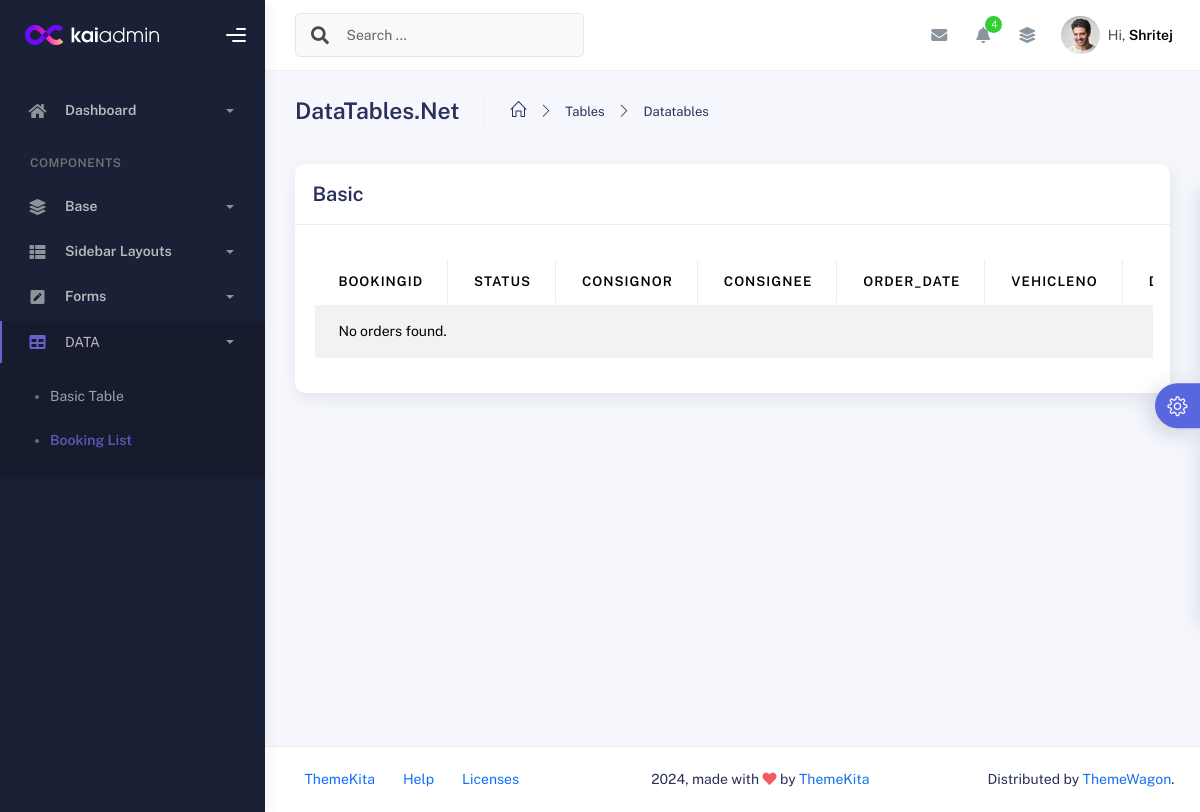
The page /tables/datatables.php on the database as committed earlier.
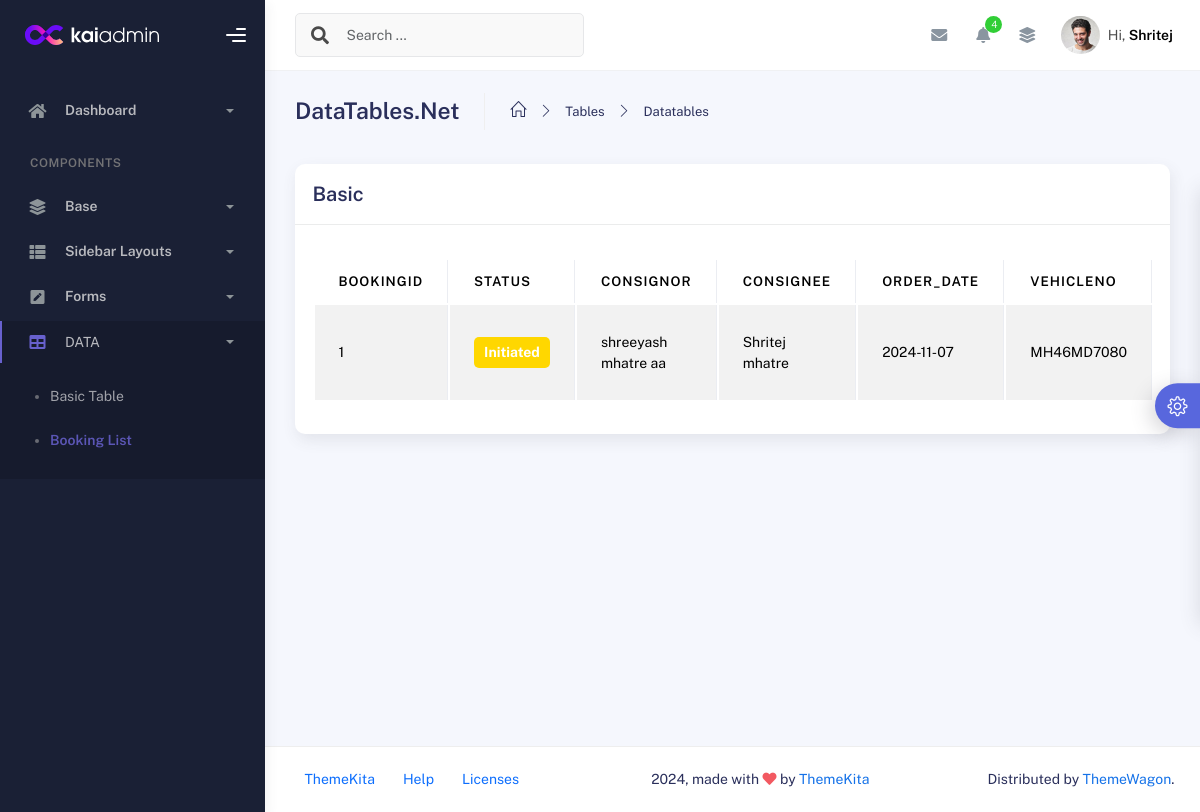
The same page on the database as committed later.
### tables this page shows
CREATE TABLE `orders` (
  `id` int(11) NOT NULL,
  `Status` varchar(255) NOT NULL,
  `order_name` varchar(255) NOT NULL,
  `customer_name` varchar(255) NOT NULL,
  `order_date` date NOT NULL,
  `fromLocation` varchar(255) NOT NULL,
  `toLocation` varchar(255) NOT NULL,
  `transportMode` varchar(255) NOT NULL,
  `paidBy` varchar(255) NOT NULL,
  `taxPaidBy` varchar(255) NOT NULL,
  `pickupAddress` varchar(255) NOT NULL,
  `deliveryAddress` varchar(255) NOT NULL,
  `vehicletype` varchar(255) NOT NULL,
  `Vehiclecapacity` varchar(255) NOT NULL,
  `Vehicleno` int(255) NOT NULL,
  `DriverName` varchar(255) NOT NULL
);

CREATE TABLE `parties` (
  `id` int(11) NOT NULL,
  `name` varchar(255) NOT NULL,
  `gst` varchar(255) NOT NULL,
  `uh` varchar(255) NOT NULL,
  `contact` varchar(255) NOT NULL,
  `address` text NOT NULL,
  `email` varchar(255) NOT NULL,
  `phone` varchar(20) DEFAULT NULL,
  `created_at` timestamp NOT NULL DEFAULT current_timestamp()
);

CREATE TABLE `vehicles` (
  `id` int(11) NOT NULL,
  `vehicle_type` varchar(50) NOT NULL,
  `vehicle_no` varchar(20) NOT NULL,
  `capacity` int(11) NOT NULL
);

### tables/datatables.php (the view, shortened to what the changed rows need)
<?php
$servername = "localhost";
$username = "root";
$password = "";
$dbname = "transportdb";
try {
    $conn = new PDO("mysql:host=$servername;dbname=$dbname", $username, $password);
    $conn->setAttribute(PDO::ATTR_ERRMODE, PDO::ERRMODE_EXCEPTION);
    $query = "SELECT a.id,        a.Status,        p1.name AS order_name,        p2.name as customer_name,        a.order_date,       v.vehicle_no as Vehicleno,        a.DriverName FROM `orders` a JOIN parties p1 ON a.order_name = p1.id JOIN parties p2 ON a.customer_name = p2.id join vehicles
 v on v.id=a.vehicletype";
    $stmt = $conn->prepare($query);
    $stmt->execute();
    $orders = $stmt->fetchAll(PDO::FETCH_ASSOC);
} catch (PDOException $e) {
    echo "Connection failed: " . $e->getMessage();
}
?>
<!DOCTYPE html>
<html lang="en">
  <head>
    <link rel="stylesheet" href="../assets/css/bootstrap.min.css" />
    <link rel="stylesheet" href="../assets/css/plugins.min.css" />
    <link rel="stylesheet" href="../assets/css/kaiadmin.min.css" />
    <link rel="stylesheet" href="../assets/css/demo.css" />
  </head>
  <body>
    <div class="wrapper">
      <div class="main-panel">
        <div class="container">
          <div class="page-inner">
            <div class="row">
              <div class="col-md-12">
                <div class="card">
                  <div class="card-body">
                    <div class="table-responsive">
                      <table
                        id="basic-datatables"
                        class="table table-striped table-bordered table-hover"
                      >
                        <thead>
                          <tr>
                          <th>BookingID</th>
                            <th>Status</th>
                            <th>Consignor</th>
                            <th>Consignee</th>
                            <th>order_date</th>
                            <th>Vehicleno</th>
                            <th>DriverName</th>
                          </tr>
                        </thead>
                        <tbody>
                          <?php if (!empty($orders)): ?>
                <?php foreach ($orders as $order): ?>
                    <tr>
                        <td><?php echo htmlspecialchars($order['id']); ?></td>
                        <td><span style="
        display: inline-block;
        padding: 5px 10px;
        font-weight: bold;
        color: white;
        border-radius: 5px;
        background-color: <?php
            if ($order['Status'] === 'Initiated') {
                echo '#FFD700';
            } elseif ($order['Status'] === 'Bill Pending') {
                echo '#FF4500';
            } elseif ($order['Status'] === 'Paid') {
                echo '#32CD32';
            } else {
                echo '#808080';
            }
        ?>;">
        <?php echo htmlspecialchars($order['Status']); ?>
                    </span></td>
                    <td><?php echo htmlspecialchars($order['order_name']); ?></td>
                    <td><?php echo htmlspecialchars($order['customer_name']); ?></td>
                    <td><?php echo htmlspecialchars($order['order_date']); ?></td>
                    <td><?php echo htmlspecialchars($order['Vehicleno']); ?></td>
                    </tr>
                <?php endforeach; ?>
            <?php else: ?>
                <tr>
                    <td colspan="8">No orders found.</td>
                </tr>
            <?php endif; ?>
        </tbody>
                      </table>
                    </div>
                  </div>
                </div>
              </div>
            </div>
          </div>
        </div>
      </div>
    </div>
  </body>
</html>

Rows that differ between the two databases and show on the page:
now on this page (row edited): orders: id "1", Status "Initiated", parties.name "shreeyash mhatre aa", parties.name "Shritej mhatre", order_date "2024-11-07", vehicles.vehicle_no "MH46MD7080"
Other text that changed with them:
text no longer shown: "No orders found."
